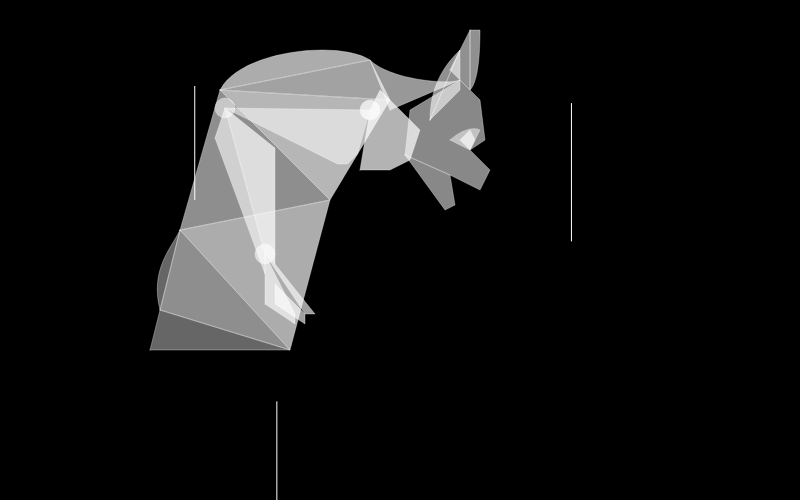
Frame 1 (no input)
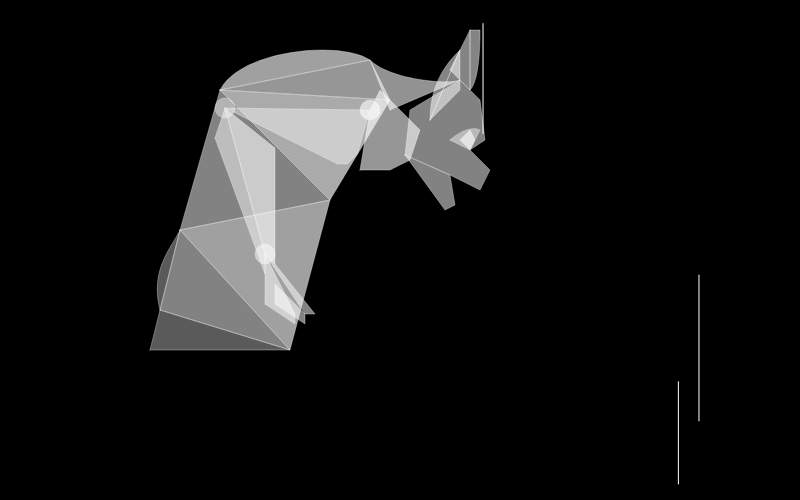
Frame 60 (no input)
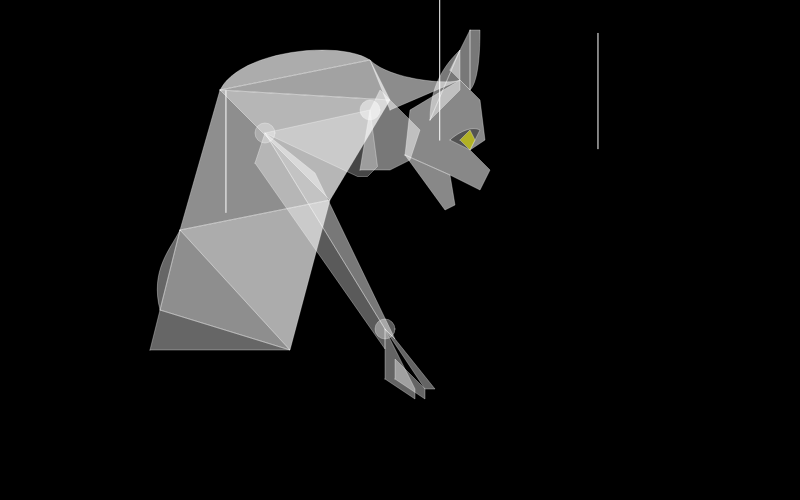
Frame 120 (the mouse pressed at the canvas centre since frame 60)

The p5.js sketch that drew these frames (run headless with seeded random() and noise() and a simulated clock; from frame 60 on, the mouse is pressed at the canvas centre):

// p5.js sketch
// ── sketch.js
/*
Template for IMA's Creative Coding Lab 

Project A: Generative Creatures
CCLaboratories Biodiversity Atlas 
*/

let timer = 0;
function setup() {
  createCanvas(800, 500);
}

function draw() {
  background(0);
  angleMode(DEGREES);
  ellipseMode(RADIUS);
  rectMode(RADIUS); //setup
  fill(0, 20); // 设置半透明黑色背景，产生拖尾效果
  noStroke()
  rect(0,0,width,height)
  // 循环创建雨丝
  for (let i = 0; i < 100; i+=40) {
    // 随机生成雨丝位置和长度
    let x = random(width); // 雨丝x坐标
    let y = random(height); // 雨丝y坐标
    let len = random(100, 150); // 雨丝长度
    
    stroke(255); // 设置雨丝颜色为白色
    line(x, y, x, y + len); // 绘制雨丝
    
    // 更新雨丝位置，使其下落
    y += 0.5; // 下落速度
    if (y > height) {
      y = 0; // 如果雨丝超出画布底部，重置到顶部
    }
  }
  stroke(255, 80);
  body();
  arm();
  face();
  neck();
  ear();
  eye();
}
function body() {
  let trans = abs((frameCount % 120) - 60) * 0.2;
  fill(255, 150 + trans);
  beginShape();
  vertex(220, 90);
  vertex(370, 60);
  vertex(390, 100);
  endShape(CLOSE); //脊背
  fill(255, 170 + trans);
  beginShape();
  vertex(220, 90);
  vertex(390, 100);
  vertex(330, 200);
  endShape(CLOSE); //前胸
  fill(255, 130 + trans);
  beginShape();
  vertex(180, 230);
  vertex(220, 90);
  vertex(330, 200);
  endShape(CLOSE); //后背
  fill(255, 160 + trans);
  beginShape();
  vertex(220, 90);
  bezierVertex(240, 50, 340, 40, 370, 60);
  endShape(CLOSE);
  beginShape();
  vertex(180, 230);
  vertex(330, 200);
  vertex(290, 350);
  endShape(CLOSE); //小腹
  fill(255, 130 + trans);
  beginShape();
  vertex(160, 310);
  vertex(180, 230);
  vertex(290, 350);
  endShape(CLOSE); //臀部
  beginShape();
  fill(255, 90 + trans);
  vertex(180, 230);
  bezierVertex(170, 250, 150, 270, 160, 310);
  endShape(CLOSE); //臀肉
  fill(255, 90 + trans);
  beginShape();
  vertex(150, 350);
  vertex(160, 310);
  vertex(290, 350);
  endShape(CLOSE); //尾巴
}
function arm() {
  let easing1 = 0.1;
  let easing2 = 0.2;
  let eX = 250;
  let targetX = mouseX;
  let dx = targetX - eX;
  eX += dx * easing1;
  let eY = 120;
  let targetY = mouseY;
  let dy = targetY - eY;
  eY += dy * easing1;
  let wX = eX + 90 + dx * easing2;
  let wY = eY + 170 + dy * easing2;
  let trans = abs((frameCount % 240) - 120) * 0.5;

  fill(255, 120 + trans);
  beginShape();
  ellipse(370, 110, 10);
  vertex(360, 170);
  vertex(370, 110);
  vertex(380, 90);
  vertex(420, 130);
  vertex(410, 160);
  vertex(390, 170);
  endShape(CLOSE); //肩膀
  fill(255, 70 + trans);
  ellipse(eX, eY, 10);
  beginShape();
  vertex(eX, eY);
  vertex(370, 110);
  vertex(eX - (dx * easing1) / 2 + 120, eY - (dy * easing1) / 2 + 40);
  vertex(eX - (dx * easing1) / 2 + 110, eY - (dy * easing1) / 2 + 50);
  vertex(eX - (dx * easing1) / 2 + 100, eY - (dy * easing1) / 2 + 50);
  endShape(CLOSE); //上臂
  fill(255, 120 + trans);
  beginShape();
  vertex(eX, eY);
  vertex(eX + 50, eY + 40);
  vertex(wX + 10, wY + 10);
  vertex(wX, wY);
  endShape(CLOSE); //前臂
  fill(255, 90 + trans);
  ellipse(wX, wY, 10);
  beginShape();
  vertex(eX - 10, eY + 30);
  vertex(eX, eY);
  vertex(wX, wY);
  vertex(wX, wY + 20);
  endShape(CLOSE); //后臂
  push();
  // let angle=0
  // if(targetX*targetY>=0){
  //   angle+=10
  // }
  // if(targetX*targetY<0){
  //   angle-=10
  // }
  translate(wX, wY);
  // rotate(angle)
  fill(255, 100 + trans);
  beginShape();
  vertex(0, 0);
  vertex(0 + 10, 0 + 10);
  vertex(0 + 50, 0 + 60);
  vertex(0 + 40, 0 + 60);
  endShape(CLOSE); //后趾
  beginShape();
  vertex(10, 50);
  vertex(10, 30);
  vertex(40, 60);
  vertex(40, 70);
  endShape(CLOSE); //中趾
  beginShape();
  vertex(0, 50);
  vertex(0, 0);
  vertex(30, 60);
  vertex(30, 70);
  endShape(CLOSE); //前趾
  pop();
}
function neck() {
  let trans = abs((frameCount % 240) - 120) * 0.1;
  fill(255, 140 + trans);
  beginShape();
  vertex(390, 110);
  vertex(370, 60);
  bezierVertex(390, 80, 450, 85, 460, 80);
  endShape(CLOSE);
}
function face() {
  let trans = abs((frameCount % 120) - 60) * 0.1;
  fill(255, 130 + trans);
  beginShape();
  vertex(405, 155);
  vertex(410, 110);
  vertex(460, 80);
  vertex(480, 100);
  vertex(485, 140);
  vertex(470, 150);
  vertex(490, 170);
  vertex(480, 190);
  vertex(450, 175);
  endShape(CLOSE); //face
  beginShape();
  vertex(405, 155);
  vertex(450, 175);
  vertex(455, 205);
  vertex(445, 210);
  endShape(CLOSE); //mouse
}
function ear() {
  let trans = abs((frameCount % 240) - 120) * 0.2;
  fill(255, 120 + trans);
  beginShape();
  vertex(430, 120);
  bezierVertex(430, 80, 450, 60, 460, 50);
  endShape(CLOSE); //左耳廓
  beginShape();
  vertex(430, 120);
  vertex(460, 50);
  vertex(460, 90);
  endShape(CLOSE);
  beginShape(); //左
  vertex(450, 70);
  vertex(470, 30);
  vertex(470, 90);
  endShape(CLOSE); //右
  beginShape();
  vertex(470, 30);
  vertex(480, 30);
  bezierVertex(480, 70, 475, 85, 470, 90);
  endShape(CLOSE); //右耳廓
}
function eye() {
  let trans = abs((frameCount % 240) - 120) * 0.2;
  if (mouseIsPressed) {
    if (timer <= 255) {
    timer += 6;
    } else {
      timer = 255;
    }
  } else {
    if (timer >= 0) {
      timer -= 6;
    } else {
      timer = 0;
    }
  }
  let eyecolor = -timer * 2;
  fill(255+eyecolor, 100 + trans);
  beginShape();
  vertex(450, 140);
  bezierVertex(455, 135, 470, 125, 480, 130);
  vertex(470, 150);
  endShape(CLOSE);
  fill(255, 255, 255 + eyecolor, 140 + trans);
  beginShape();
  vertex(460, 140);
  vertex(470, 130);
  vertex(475, 140);
  vertex(470, 150);
  endShape(CLOSE); //
}


// ── style.css
/*
Template for IMA's Creative Coding Lab 

Project A: Generative Creatures
CCLaboratories Biodiversity Atlas 
*/

body {
    background-color: rgb(0, 0, 0);
    color: rgb(223, 223, 223);
    font-family: 'Courier New', Courier, monospace;
    font-size: 1em;
    line-height: 1.5em;
}

/* title */
#title-wrapper {
    text-align: center;
}

.headline {
    font-size: 3em;
    font-family: Georgia, 'Times New Roman', Times, serif;
    font-weight: 600;
    margin-top: 80px;
    margin-bottom: 60px;
}

/* main content */
#main-wrapper {
    width: 800px;
    position: relative;
    margin: auto;
}

.black {
    color: rgb(255, 255, 255);
}

.red {
    color: rgb(255, 0, 0);
}

.green {
    color: LightSeaGreen;
}

.yellow {
    color: rgb(250, 0, 0);
}

.two-columns {
    display: flex;
}

.left {
    width: 50%;
    padding: 0px 10px 0px 0px;
}

.right {
    width: 50%;
    padding: 0px 0px 0px 10px;
}

#footer {
    text-align: center;
    font-size: 0.7em;
    margin-top: 60px;
    padding-bottom: 30px;
}

/* home button */
#home a {
    position: fixed;
    right: 15px;
    top: 15px;
    padding: 5px 10px;
    color: rgb(214, 214, 214);
    border: solid rgb(251, 251, 251) 0.5px;
    font-size: 0.6em;
    text-decoration: none;
}

#home a:hover {
    background-color: rgb(0, 0, 0);
    color: rgb(255, 255, 255);
    font-weight: bold;
}

/* p5.js sketch */
canvas {
    display: block;
}

#p5-canvas-container {
    margin: auto;
    width: 800px;
}
